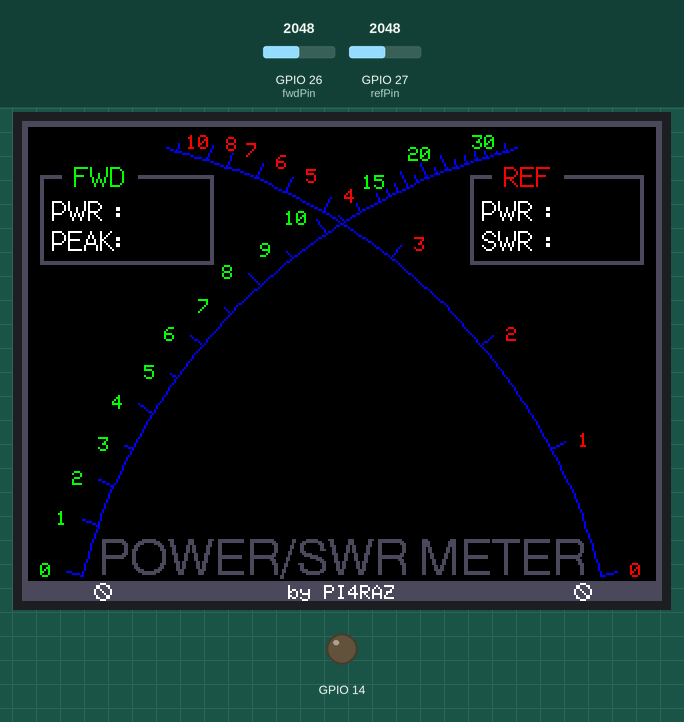
Simulated run of this sketch. Board: ESP32. Parts: 320×240 colour display, output pins drawn as LEDs (lit = HIGH). The inputs (shaded band) are chosen by the test bench; at power-on: GPIO 26 (fwdPin) = 2048, GPIO 27 (refPin) = 2048 (analog values on the 0–4095 scale). What the sketch prints to the serial monitor is not drawn.

Above: at 1.0 s.
At 2.3 s:
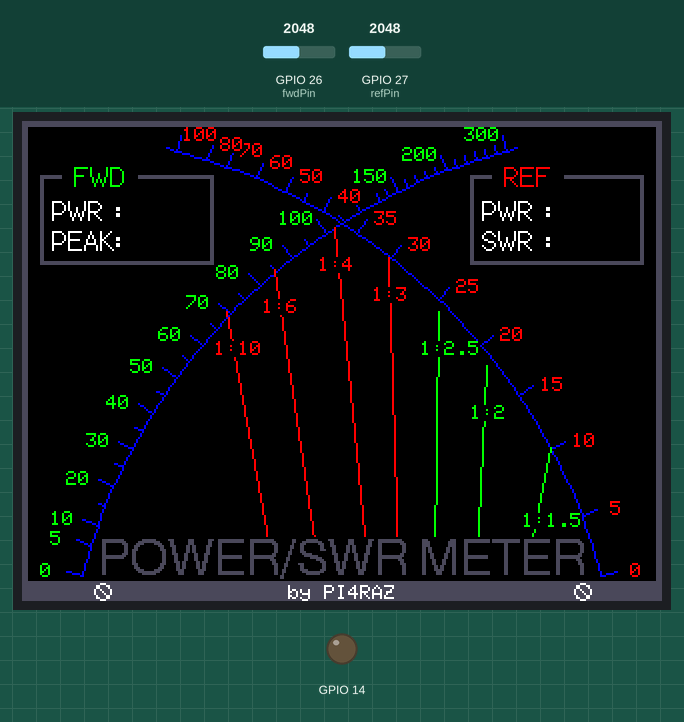
At 6.0 s:
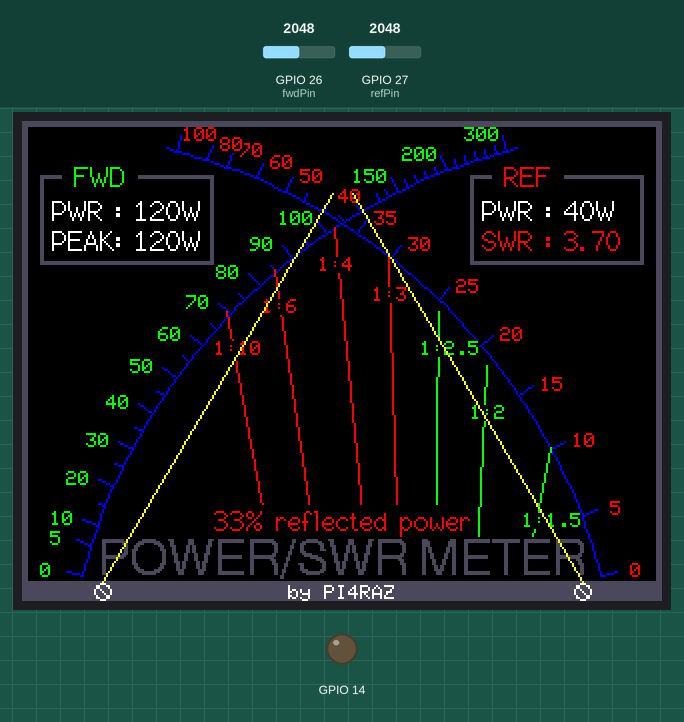
At 10.1 s:
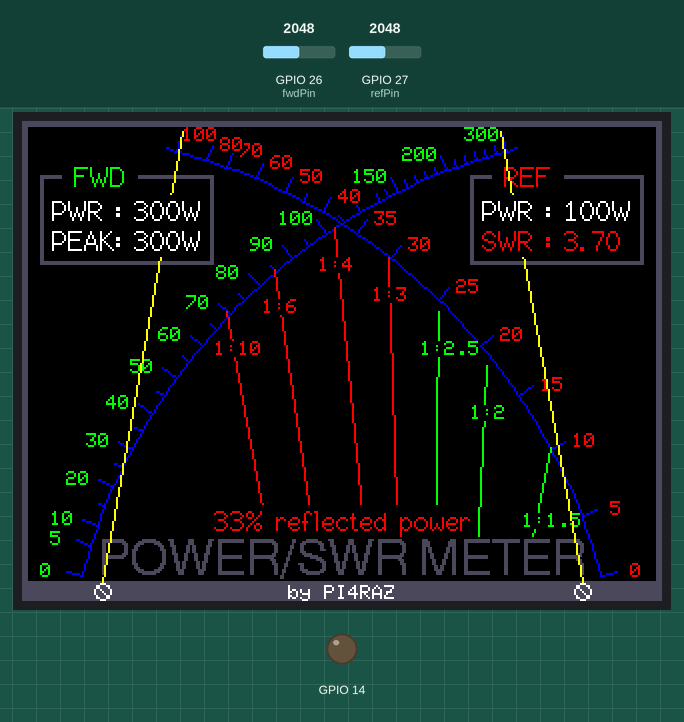
At 15.7 s:
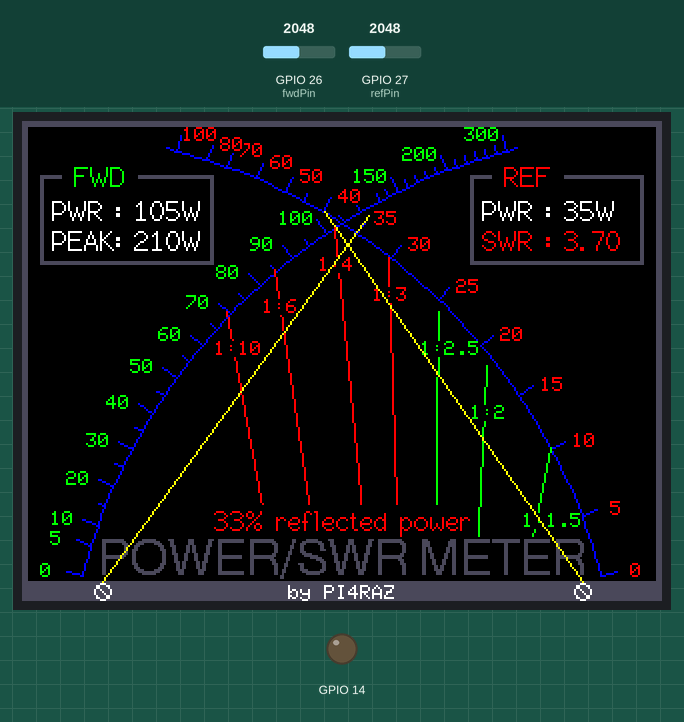
At 21.0 s:
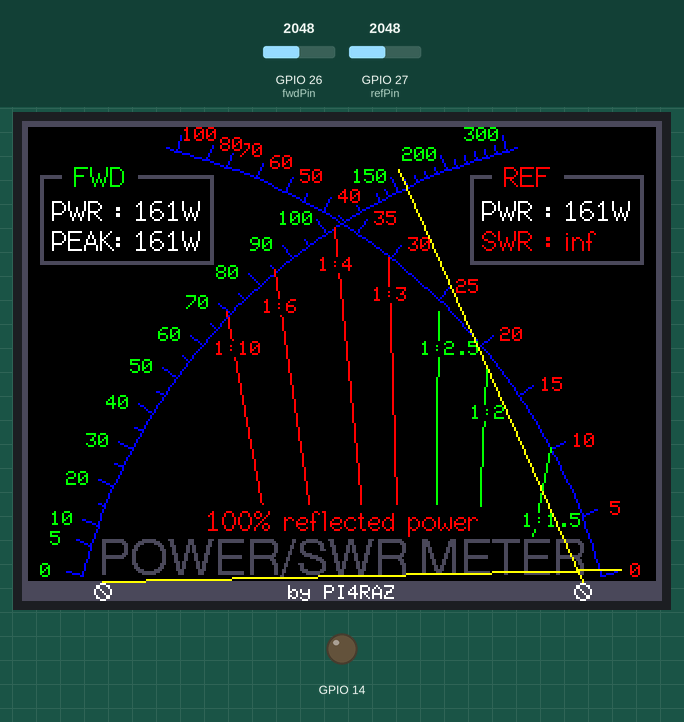

The sketch:

Kruismeter.ino
```cpp
// V1.3 2024/11/01  Lookup pwr for a lineair behaviour
// V1.2 2024/08/15  More decent SWR lines
// V1.1 2024/06/21  Dual scale
// V1.0 2024/06/10  Initial number

#include <TFT_eSPI.h> // Hardware-specific library
#include <SPI.h>
#include "esp_adc_cal.h"

TFT_eSPI tft = TFT_eSPI();
TFT_eSprite spriteHigh = TFT_eSprite(&tft);
TFT_eSprite spriteLow  = TFT_eSprite(&tft);

#define TFT_GREY 0x5AEB
#define DEG2RAD  0.0174532925
#define fwdPin  26
#define refPin  27

int degFwd[]  = {0, 3, 5,  7,  9,  11, 13, 15, 17, 19, 21, 23, 25, 27, 29, 31, 33, 35, 37, 39, 41,  43,  45,  47,  48,  49,  50,  51,  52,  53,  54,  55,  56,  57,  58,  59,  60};
int valFwd[]  = {0, 5, 10, 15, 20, 25, 30, 35, 40, 45, 50, 55, 60, 65, 70, 75, 80, 85, 90, 95, 100, 110, 120, 130, 140, 150, 160, 170, 180, 190, 200, 210, 220, 240, 260, 280, 300};
bool shwFwd[] = {1, 1, 1,  0,  1,  0,  1,  0,  1,  0,  1,  0,  1,  0,  1,  0,  1,  0,  1,  0,  1,   0,   0,   0,   0,   1,   0,   0,   0,   0,   1,   0,   0,   0,   0,   0,   1};

int degRef[]  = {0, 6, 13, 19, 25, 31, 37, 41, 45, 47, 49, 52, 55, 57, 60};
int valRef[]  = {0, 5, 10, 15, 20, 25, 30, 35, 40, 45, 50, 60, 70, 80, 100};
bool shwRef[] = {1, 1, 1, 1, 1, 1, 1, 1, 1, 0, 1, 1, 1, 1, 1};

int degFwdLow[]  = {0, 5,  9,  13, 17, 21, 25, 29, 33, 37, 41, 43, 45, 47, 48, 49, 50, 51, 52, 53, 54, 55, 56, 57, 58, 59, 60};
int valFwdLow[]  = {0, 1,  2,  3,  4,  5,  6,  7,  8,  9,  10, 11, 12, 13, 14, 15, 16, 17, 18, 19, 20, 21, 22, 24, 26, 28, 30};
bool shwFwdLow[] = {1, 1,  1,  1,  1,  1,  1,  1,  1,  1,  1,  0,  0,  0,  0,  1,  0,  0,  0,  0,  1,  0,  0,  0,  0,  0,  1};

int degRefLow[]  = {0, 13, 25, 37, 45, 49, 52, 55, 57, 60};
int valRefLow[]  = {0, 1,  2,  3,  4,  5,  6,  7,  8,  10};
bool shwRefLow[] = {1, 1,  1,  1,  1,  1,  1,  1,  1,  1};

int fwdList[10] = {0, 0, 0, 0, 0, 0, 0, 0, 0, 0};
int refList[10] = {0, 0, 0, 0, 0, 0, 0, 0, 0, 0};

int pwrMeasured[] = {0,126,260,363,448,507,578,638,703,770,822,865,912,959,1000,1052,1100,1145,1187,1232,1272,2544,3816};
int pwrValue[] = {0,5,10,15,20,25,30,35,40,45,50,55,60,65,70,75,80,85,90,95,100,200,300};

int bckColor = TFT_BLACK;
int txtColor = TFT_WHITE;
int needleColor = TFT_YELLOW;
int lastFwd = 0;
int lastRef = 0;
int peakFwd = 0;
long peakTime = millis();
long lastHigh = millis();
long lastMeasured = millis();
//uint16_t* tft_buffer;

typedef struct {  // Frequency parts
  float x1;
  float y1;
  float x2;
  float y2;
  float x3;
  float y3;
  float x4;
  float y4;
  int x;
  int y;
} SFreq;

SFreq lPos;
SFreq aPos;

void setup(void) {
  pinMode(14, OUTPUT);
  digitalWrite(14, 0);
  pinMode(26, INPUT);
  pinMode(27, INPUT);
  Serial.begin(115200); // For debug
  tft.init();
  tft.setRotation(3);

  createspriteHigh();
  createspriteLow();
  spriteLow.pushSprite(0, 0);
  delay(1000);
  spriteHigh.pushSprite(0, 0);
  delay(1000);

  for (int i = 0; i <= 300; i += 15){
    DrawMeter(i, i/3, i>=30);
    delay(100);
  }

  delay(1000);
  for (int i = 300; i >= 0; i -= 15){
    DrawMeter(i, i/3, i>=30);
    delay(100);
  }

  spriteHigh.pushSprite(0, 0);
  tft.setTextColor(txtColor, bckColor);
  analogReadResolution(12);
}

// int total = 0;
// int teller = 0;
void loop() {
    int fwd = analogRead(fwdPin);
    int ref = analogRead(refPin);

    fwd = calcAverage(true, fwd);
    ref = calcAverage(false, ref);
    DrawMeter(fwd, ref, (fwd>25 || ref>8));
    delay(10);

}

int calcAverage(bool forward, int measure){
  Serial.printf("Measured = %d - ", measure);
  measure = lookupPwr(measure);
  Serial.printf("Calculated Pwr = %d\r\n", measure);
  int retVal = 0;
  if (forward){
      for (int x = 0; x<9; x++) fwdList[x] = fwdList[x + 1];
      fwdList[9] = measure;
      for (int x = 0; x<10; x++) retVal += fwdList[x];
  } else {
      for (int x = 0; x<9; x++) refList[x] = refList[x + 1];
      refList[9] = measure;
      for (int x = 0; x<10; x++) retVal += refList[x];
  }
  return retVal/10;
}

void DrawMeter(int fwd, int ref, bool isHigh){
  if (isHigh) lastHigh = millis();
  if (!isHigh && millis()-lastHigh<3000) isHigh = true;

  bool peakChanged = false;
  if (peakTime+3000<millis() && fwd<peakFwd){
    peakFwd = 0;
    peakTime = millis();
    peakChanged = true;
  }
  if (fwd>peakFwd){
    peakFwd = fwd;
    peakTime = millis();
    peakChanged = true;
  }
  //Serial.printf("fwd = %d (%d), ref = %d (%d), peak = %d (%d, %d)\r\n", fwd, lastFwd, ref, lastRef , fwd, peakFwd, peakChanged);

  if (fwd>lastFwd+1 || fwd<lastFwd-1|| ref>lastRef+1 || ref<lastRef-1 || peakChanged){
    Serial.print(".");
    lastFwd = fwd;
    lastRef = ref;
    if (isHigh)
      spriteHigh.pushSprite(0, 0);
    else
      spriteLow.pushSprite(0, 0);
    calcLine(320, 305, 285, 61, 310, fwd, TFT_BLACK, true, true, false, isHigh);
    calcLine(0, 305, 14, 61, 310, ref, TFT_BLACK, false, true, false, isHigh);

    float swr = (1 + sqrt(ref/float(fwd)))/(1 - sqrt(ref/float(fwd)));
    swr = round(swr*10)/10;

    tft.drawString("PWR : " + String(fwd)+'W', 15, 37, 2);
    tft.drawString("PEAK: " + String(peakFwd)+'W', 15, 52, 2);
    tft.drawString("PWR : " + String(ref)+'W', 230, 37, 2);
    int color = swr>3?TFT_RED:txtColor;
    tft.setTextColor(color, bckColor);
    tft.drawString("SWR : " + String(swr), 230, 52, 2);

    //if (fwd!=0) Serial.printf("fwd = %d, ref = %d, delen = %f, sqrt = %d, swr = %f\r\n", fwd, ref, ref/float(fwd), sqrt(ref/float(fwd)), swr);
    if (fwd!=0) tft.drawCentreString(String(int(round(ref*100/fwd))) + "% reflected power", 160, 192, 2);
    tft.setTextColor(txtColor, bckColor);
  }
}

void drawSWRLine(int fwd, int ref, unsigned int color, int linePart){
  calcLine(320, 305, 285, 61, 300, fwd, color, true, false, linePart == 1?true:false, true);
  calcLine(0, 305, 14, 61, 300, ref, color, false, false, linePart == 1?true:false, true);
}

void calcLine(int x1, int y1, int start_angle, int sub_angle, int r, int measure, unsigned int color, bool forward, bool doDraw, bool drawReverse, bool isHigh){
  if (forward){
    int lIndex=0;
    if (isHigh)
      lIndex = lookUpDeg(degFwd, valFwd, sizeof(valFwd)/sizeof(valFwd[0]), measure);
    else
      lIndex = lookUpDeg(degFwdLow, valFwdLow, sizeof(valFwdLow)/sizeof(valFwdLow[0]), measure);
    float sx = cos((start_angle + lIndex - 90) * DEG2RAD);
    float sy = sin((start_angle + lIndex - 90) * DEG2RAD);
    int x2 = sx * r + x1;
    int y2 = sy * r + y1;
    //tft.drawLine(x1, y1, x2, y2, color);
    if (doDraw) tft.drawLine(280, 230, x2, y2, needleColor);
    if (!doDraw){
      lPos = aPos;
      aPos.x1 = 280;
      aPos.y1 = 230;
      aPos.x2 = x2;
      aPos.y2 = y2;
    }
  } else {
    int lIndex=0;
    if (isHigh)
      lIndex = lookUpDeg(degRef, valRef, sizeof(valRef)/sizeof(valRef[0]), measure);
    else
      lIndex = lookUpDeg(degRefLow, valRefLow, sizeof(valRefLow)/sizeof(valRefLow[0]), measure);
    float sx = cos((start_angle + sub_angle - lIndex - 90) * DEG2RAD);
    float sy = sin((start_angle + sub_angle - lIndex - 90) * DEG2RAD);
    int x2 = sx * r + x1;
    int y2 = sy * r + y1;
    //tft.drawLine(x1, y1, x2, y2, color);
    if (doDraw) tft.drawLine(40, 230, x2, y2, needleColor);
    if (!doDraw){
      aPos.x3 = 40;
      aPos.y3 = 230;
      aPos.x4 = x2;
      aPos.y4 = y2;
      calcCross();
      if (lPos.x1>0 && lPos.y1>0){
        Serial.printf("DrawLine: %d, %d, %d, %d\r\n", lPos.x, lPos.y, aPos.x, aPos.y);
        spriteHigh.drawLine(lPos.x, lPos.y, aPos.x, aPos.y, color);
        if (drawReverse){
          Serial.printf("DrawReverse: %d, %d, %d, %d\r\n", lPos.x, lPos.y, aPos.x-lPos.x, aPos.y-lPos.y);
          spriteHigh.drawLine(lPos.x, lPos.y, 2*lPos.x-aPos.x, 2*lPos.y-aPos.y, color);
        }
      }
    }
  }
}

void calcCross(){
  float x = ((aPos.x1*aPos.y2-aPos.y1*aPos.x2)*(aPos.x3-aPos.x4)-(aPos.x3*aPos.y4-aPos.y3*aPos.x4)*(aPos.x1-aPos.x2))/((aPos.x1-aPos.x2)*(aPos.y4-aPos.y3)-(aPos.x3-aPos.x4)*(aPos.y2-aPos.y1));
  float y = ((aPos.x1*aPos.y2-aPos.y1*aPos.x2)*(aPos.y3-aPos.y4)-(aPos.x3*aPos.y4-aPos.y3*aPos.x4)*(aPos.y1-aPos.y2))/((aPos.x1-aPos.x2)*(aPos.y4-aPos.y3)-(aPos.x3-aPos.x4)*(aPos.y2-aPos.y1));

  aPos.x = int(x*-1);
  aPos.y = int(y*-1);
  Serial.printf("aPos = %f, %f, %f, %f, %f, %f, %f, %f, %f, %f, %d, %d\r\n", aPos.x1, aPos.y1, aPos.x2, aPos.y2, aPos.x3, aPos.y3, aPos.x4, aPos.y4, x, y, aPos.x, aPos.y);
}

int lookUpDeg(int deg[], int val[], int elements, int measure){
  float retDeg = 0;
  int pos = -1;
  for (int i = 0; i<elements; i++) {

    if (measure <= val[i]) {
      pos = i;
      break;
    }
  }
  if (pos>-1){
    int pos2 = pos;
    int dgr  = deg[pos];
    int dgr2 = dgr;
    if (pos>0) pos2 = pos - 1;
    dgr = deg[pos];
    dgr2 = deg[pos2];
    pos = val[pos];
    pos2 = val[pos2];
    if (pos2-pos != 0) retDeg = (((measure-pos2)/float(pos-pos2))*(dgr-dgr2))+dgr2;
  }
  return int(round(retDeg));
}

int lookupPwr(int measured){
  int elements = sizeof(pwrMeasured) / sizeof(pwrMeasured[0]);
  int prevPwrValue = 0;
  int prevPwrMeasured = 0;
  int nextPwrValue = 0;
  int nextPwrMeasured = 0;
  for (int i = 0; i<elements; i++) {

    if (measured>=pwrMeasured[i]){
      prevPwrValue = pwrValue[i];
      prevPwrMeasured = pwrMeasured[i];
    } else {
      nextPwrValue = pwrValue[i];
      nextPwrMeasured = pwrMeasured[i];
      float scale = float(measured-prevPwrMeasured)/float(nextPwrMeasured-prevPwrMeasured);
      int pwr = ((nextPwrValue-prevPwrValue)*scale)+prevPwrValue;
      return pwr;
    }
  }
  return 0;

}

int drawSegment(int x, int y, int start_angle, int sub_angle, int r, unsigned int color, bool isHigh, bool forward, bool withValues){
  float sx = 0;
  float sy = 0;
  int lIndex = 0;
  if (forward){
    sx = cos((start_angle - 90) * DEG2RAD);
    sy = sin((start_angle - 90) * DEG2RAD);
  } else {
    sx = cos((start_angle + sub_angle - 90) * DEG2RAD);
    sy = sin((start_angle + sub_angle - 90) * DEG2RAD);
  }

  int x1 = sx * r + x;
  int y1 = sy * r + y;

  if (forward){
    for (int i = start_angle; i < start_angle + sub_angle; i++) {
      int x2 = cos((i + 1 - 90) * DEG2RAD) * r + x;
      int y2 = sin((i + 1 - 90) * DEG2RAD) * r + y;

      if (isHigh){
        spriteHigh.drawLine(x1, y1, x2, y2, color);
        lIndex = lookUp(degFwd, sizeof(degFwd)/sizeof(degFwd[0]),  i-start_angle);
      }
      else
      {
        spriteLow.drawLine(x1, y1, x2, y2, color);
        lIndex = lookUp(degFwdLow, sizeof(degFwdLow)/sizeof(degFwdLow[0]),  i-start_angle);
      }

      if (withValues && lIndex>= 0){
        int x3 = cos((i - 90) * DEG2RAD) * r + x;
        int y3 = sin((i - 90) * DEG2RAD) * r + y;

        int x4 = cos((i - 90) * DEG2RAD) * (r + (shwFwd[lIndex]?8:4)) + x;
        int y4 = sin((i - 90) * DEG2RAD) * (r + (shwFwd[lIndex]?8:4)) + y;
        if (isHigh){
          spriteHigh.drawLine(x3, y3, x4, y4, color);
          spriteHigh.setTextColor(TFT_GREEN, bckColor);
          if (shwFwd[lIndex]) spriteHigh.drawCentreString(String(valFwd[lIndex]), x4-10, y4-4, 1);
        } else {
          spriteLow.drawLine(x3, y3, x4, y4, color);
          spriteLow.setTextColor(TFT_GREEN, bckColor);
          if (shwFwdLow[lIndex]) spriteLow.drawCentreString(String(valFwdLow[lIndex]), x4-10, y4-4, 1);
        }

      }

      x1 = x2;
      y1 = y2;
    }
  } else {
    for (int i = start_angle + sub_angle; i > start_angle; i--) {

      int x2 = cos((i - 1 - 90) * DEG2RAD) * r + x;
      int y2 = sin((i - 1 - 90) * DEG2RAD) * r + y;
      Serial.printf(" i = %d - x = %d, %d - y = %d, %d\r\n", i, x1, x2, y1, y2);

      if (isHigh){
        spriteHigh.drawLine(x1, y1, x2, y2, color);
        lIndex = lookUp(degRef, sizeof(degRef)/sizeof(degRef[0]), start_angle+sub_angle-i);
      }
      else
      {
        spriteLow.drawLine(x1, y1, x2, y2, color);
        lIndex = lookUp(degRefLow, sizeof(degRefLow)/sizeof(degRefLow[0]), start_angle+sub_angle-i);
      }

      if (withValues && lIndex>= 0){
        int x3 = cos((i - 90) * DEG2RAD) * r + x;
        int y3 = sin((i - 90) * DEG2RAD) * r + y;

        int x4 = cos((i - 90) * DEG2RAD) * (r + (shwRef[lIndex]?8:4)) + x;
        int y4 = sin((i - 90) * DEG2RAD) * (r + (shwRef[lIndex]?8:4)) + y;
        if (isHigh) {
          spriteHigh.drawLine(x3, y3, x4, y4, color);
          spriteHigh.setTextColor(TFT_RED, bckColor);
          if (shwRef[lIndex]) spriteHigh.drawCentreString(String(valRef[lIndex]), x4+10, y4-4, 1);
        } else {
          spriteLow.drawLine(x3, y3, x4, y4, color);
          spriteLow.setTextColor(TFT_RED, bckColor);
          if (shwRefLow[lIndex]) spriteLow.drawCentreString(String(valRefLow[lIndex]), x4+10, y4-4, 1);
        }
      }

      x1 = x2;
      y1 = y2;
    }
  }
}

int lookUp(int deg[], int elements, int wantedval){
  int wantedpos = -1;
  for (int i = 0; i<elements; i++) {
    if (wantedval == deg[i]) {
      wantedpos = i;
      break;
    }
  }
  return wantedpos;
}

void createspriteHigh(){
  spriteHigh.setColorDepth(8);
  spriteHigh.createSprite(320, 240);
  spriteHigh.fillRect(0, 0, 320, 240, TFT_GREY);
  spriteHigh.fillRect(3, 3, 314, 234, bckColor);

  drawSegment(320, 305, 285, 61, 300, TFT_BLUE, true, true, true);
  drawSegment(0, 305, 14, 61, 300, TFT_BLUE, true, false, true);

  // 4% 1:1.5
  Serial.println("SWRLine 1:1.5");
  aPos = {0, 0, 0, 0, 0, 0, 0, 0, 0, 0};
  drawSWRLine(25, 1, TFT_GREEN, 0);
  drawSWRLine(250, 10, TFT_GREEN, 1);
  spriteHigh.setTextColor(TFT_GREEN, bckColor);
  spriteHigh.drawCentreString("1:1.5", aPos.x+1, aPos.y+33, 1);


  // 11% 1:2
  Serial.println("SWRLine 1:2");
  aPos = {0, 0, 0, 0, 0, 0, 0, 0, 0, 0};
  drawSWRLine(9, 1, TFT_GREEN, 0);
  drawSWRLine(163, 18, TFT_GREEN, 1);
  spriteHigh.setTextColor(TFT_GREEN, bckColor);
  spriteHigh.drawCentreString("1:2", aPos.x+1, aPos.y+20, 1);

  // 18, 5% 1:2.5
  Serial.println("SWRLine 1:2.5");
  aPos = {0, 0, 0, 0, 0, 0, 0, 0, 0, 0};
  drawSWRLine(5, 1, TFT_GREEN, 0);
  drawSWRLine(130, 24, TFT_GREEN, 1);
  spriteHigh.setTextColor(TFT_GREEN, bckColor);
  spriteHigh.drawCentreString("1:2.5", aPos.x+6, aPos.y+15, 1);

  // 25% 1:3
  Serial.println("SWRLine 1:3");
  aPos = {0, 0, 0, 0, 0, 0, 0, 0, 0, 0};
  drawSWRLine(4, 1, TFT_RED, 0);
  drawSWRLine(120, 30, TFT_RED, 1);
  spriteHigh.setTextColor(TFT_RED, bckColor);
  spriteHigh.drawCentreString("1:3", aPos.x+1, aPos.y+15, 1);

  // 36% 1:4
  Serial.println("SWRLine 1:4");
  aPos = {0, 0, 0, 0, 0, 0, 0, 0, 0, 0};
  drawSWRLine(9, 3, TFT_RED, 0);
  drawSWRLine(105, 38, TFT_RED, 1);
  spriteHigh.setTextColor(TFT_RED, bckColor);
  spriteHigh.drawCentreString("1:4", aPos.x+1, aPos.y+15, 1);

  // 50%  1:6
  Serial.println("SWRLine 1:6");
  aPos = {0, 0, 0, 0, 0, 0, 0, 0, 0, 0};
  drawSWRLine(8, 4, TFT_RED, 0);
  drawSWRLine(85, 42, TFT_RED, 1);
  spriteHigh.setTextColor(TFT_RED, bckColor);
  spriteHigh.drawCentreString("1:6", aPos.x+3, aPos.y+15, 1);

  // 70%  1:10
  Serial.println("SWRLine 1:6");
  aPos = {0, 0, 0, 0, 0, 0, 0, 0, 0, 0};
  drawSWRLine(4, 3, TFT_RED, 0);
  drawSWRLine(70, 49, TFT_RED, 1);
  spriteHigh.setTextColor(TFT_RED, bckColor);
  spriteHigh.drawCentreString("1:10", aPos.x+6, aPos.y+15, 1);

  spriteHigh.setTextColor(TFT_GREY, bckColor);
  spriteHigh.drawCentreString("POWER/SWR METER", 160, 208, 4);
  spriteHigh.fillRect(0, 230, 320, 10, TFT_GREY);
  spriteHigh.drawCircle(40, 235, 4, txtColor);
  spriteHigh.drawLine(38, 233, 42, 237, txtColor);
  spriteHigh.drawCircle(280, 235, 4, txtColor);
  spriteHigh.drawLine(278, 233, 282, 237, txtColor);
  spriteHigh.fillRect(60, 230, 200, 10, TFT_GREY);
  spriteHigh.setTextColor(txtColor, TFT_GREY);
  spriteHigh.drawCentreString("by PI4RAZ", 160, 232, 1);
  spriteHigh.drawRect(9, 27, 87, 45, TFT_GREY);
  spriteHigh.drawRect(224, 27, 87, 45, TFT_GREY);
  spriteHigh.drawRect(10, 28, 85, 43, TFT_GREY);
  spriteHigh.drawRect(225, 28, 85, 43, TFT_GREY);
  spriteHigh.setTextColor(TFT_GREEN, bckColor);
  spriteHigh.drawString(" FWD ", 20, 20, 2);
  spriteHigh.setTextColor(TFT_RED, bckColor);
  spriteHigh.drawString(" REF ", 235, 20, 2);
  spriteHigh.setTextColor(txtColor, bckColor);
  spriteHigh.drawString("PWR : ", 15, 37, 2);
  spriteHigh.drawString("PEAK: ", 15, 52, 2);
  spriteHigh.drawString("PWR : ", 230, 37, 2);
  spriteHigh.drawString("SWR : ", 230, 52, 2);
}

void createspriteLow(){
  spriteLow.setColorDepth(8);
  spriteLow.createSprite(320, 240);
  spriteLow.fillRect(0, 0, 320, 240, TFT_GREY);
  spriteLow.fillRect(3, 3, 314, 234, bckColor);

  drawSegment(320, 305, 285, 61, 300, TFT_BLUE, false, true, true);
  drawSegment(0, 305, 14, 61, 300, TFT_BLUE, false, false, true);

  spriteLow.setTextColor(TFT_GREY, bckColor);
  spriteLow.drawCentreString("POWER/SWR METER", 160, 208, 4);
  spriteLow.fillRect(0, 230, 320, 10, TFT_GREY);
  spriteLow.drawCircle(40, 235, 4, txtColor);
  spriteLow.drawLine(38, 233, 42, 237, txtColor);
  spriteLow.drawCircle(280, 235, 4, txtColor);
  spriteLow.drawLine(278, 233, 282, 237, txtColor);
  spriteLow.fillRect(60, 230, 200, 10, TFT_GREY);
  spriteLow.setTextColor(txtColor, TFT_GREY);
  spriteLow.drawCentreString("by PI4RAZ", 160, 232, 1);
  spriteLow.drawRect(9, 27, 87, 45, TFT_GREY);
  spriteLow.drawRect(224, 27, 87, 45, TFT_GREY);
  spriteLow.drawRect(10, 28, 85, 43, TFT_GREY);
  spriteLow.drawRect(225, 28, 85, 43, TFT_GREY);
  spriteLow.setTextColor(TFT_GREEN, bckColor);
  spriteLow.drawString(" FWD ", 20, 20, 2);
  spriteLow.setTextColor(TFT_RED, bckColor);
  spriteLow.drawString(" REF ", 235, 20, 2);
  spriteLow.setTextColor(txtColor, bckColor);
  spriteLow.drawString("PWR : ", 15, 37, 2);
  spriteLow.drawString("PEAK: ", 15, 52, 2);
  spriteLow.drawString("PWR : ", 230, 37, 2);
  spriteLow.drawString("SWR : ", 230, 52, 2);
}
```

Measured:
- what the display in image 1 shows lasts 1.3 s, from 2.2 s to 3.5 s
- what the display in image 3 shows lasts 1.4 s, from 10.1 s to 11.5 s
